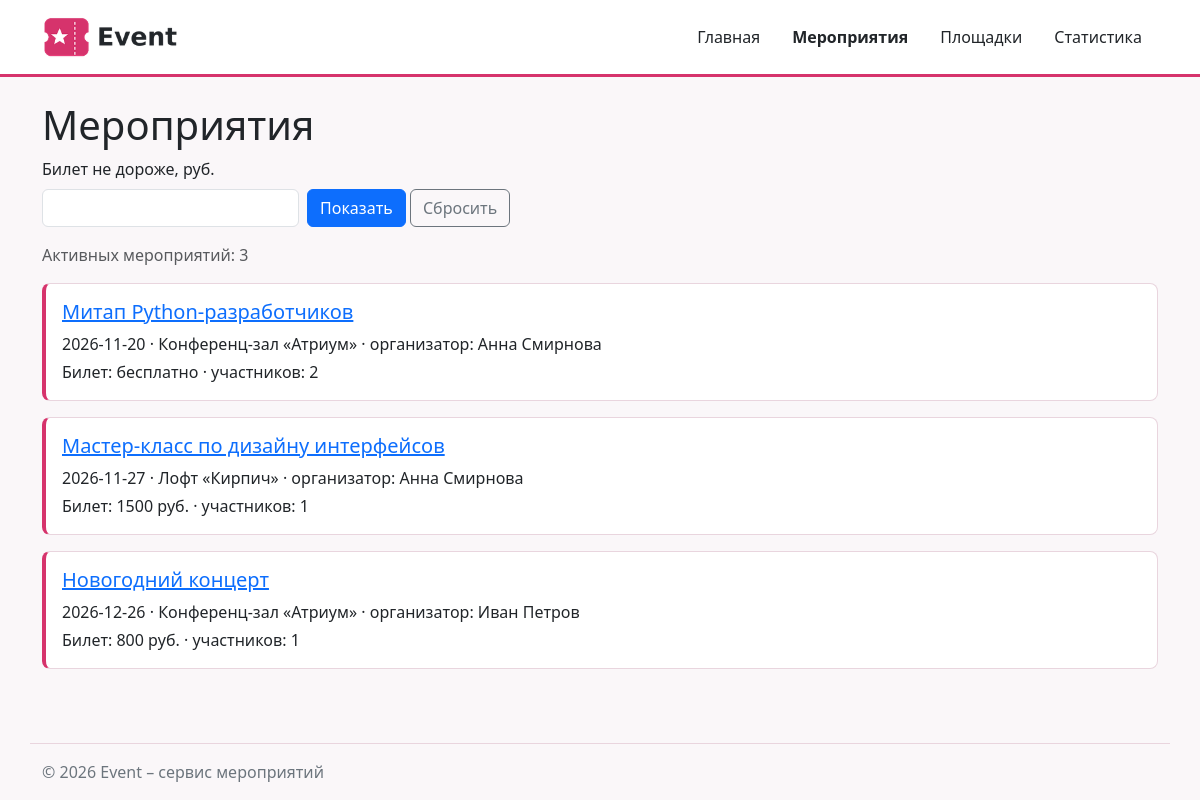
Screenshot of /events/ with the database file from the repository.
### events/views.py (the view)
# urls.py: path("events/", include("events.urls")),
def events(request):
    max_price = request.GET.get("max_price", "")
    if max_price.isdigit():
        events_list = fetch_all(CHEAP_EVENTS_SQL, (int(max_price),))
    else:
        max_price = ""
        events_list = fetch_all(ACTIVE_EVENTS_SQL)
    context = {
        "events": events_list,
        "max_price": max_price,
    }
    return render(request, "events/event_list.html", context)

### db/database.py (called while the page is built)
def get_connection(db_path: Path = DB_PATH) -> sqlite3.Connection:
    conn = sqlite3.connect(db_path)
    conn.row_factory = sqlite3.Row
    conn.execute("PRAGMA foreign_keys = ON")
    return conn

def fetch_all(query: str, params: tuple = ()) -> list:
    conn = get_connection()
    try:
        return conn.execute(query, params).fetchall()
    finally:
        conn.close()

### events/templates/events/event_list.html (shortened to what this page needs)
{% extends "base.html" %}
{% block content %}
  <h1>Мероприятия</h1>
  <form method="get" class="row g-2 align-items-end mb-3">
    <div class="col-auto">
      <label for="max_price" class="form-label">Билет не дороже, руб.</label>
      <input type="number" min="0" id="max_price" name="max_price"
             value="{{ max_price }}" class="form-control">
    </div>
    <div class="col-auto">
      <button type="submit" class="btn btn-primary">Показать</button>
      <a href="{% url 'events:list' %}" class="btn btn-outline-secondary">Сбросить</a>
    </div>
  </form>
  <p class="text-muted">Активных мероприятий: {{ events|length }}</p>
  {% for event in events %}
    <article class="card event-card mb-3">
      <div class="card-body">
        <h2 class="card-title h5">
          <a href="{% url 'events:detail' event.id %}">{{ event.title }}</a>
        </h2>
        <p class="card-text mb-1">
          {{ event.event_date }} · {{ event.venue_name }} ·
          организатор: {{ event.organizer_name }}
        </p>
        <p class="card-text">
          Билет: {% include "events/includes/event_price.html" %} ·
          участников: {{ event.participants_count }}
        </p>
      </div>
    </article>
  {% empty %}
    <p>Мероприятия не найдены.</p>
  {% endfor %}
{% endblock %}

### templates/base.html (shortened to what this page needs)
{% load static %}
<!DOCTYPE html>
<html lang="ru">
<head>
  <link
    rel="stylesheet"
    href="https://cdn.jsdelivr.net/npm/bootstrap@5.3.3/dist/css/bootstrap.min.css"
  >
  <link rel="stylesheet" href="{% static 'homepage/css/style.css' %}">
</head>
<body>
  <header class="site-header">
    <div class="container">
      <a href="{% url 'homepage:index' %}">
        <img
          src="{% static 'homepage/img/logo.png' %}"
          alt="Event"
          class="event-logo"
        >
      </a>
      {% include "includes/navigation.html" %}
    </div>
  </header>
  <main class="container">
    {% block content %}
    {% endblock %}
  </main>
  <footer class="container site-footer">
    <p>© <span id="current-year"></span> Event – сервис мероприятий</p>
  </footer>
</body>
</html>

### templates/includes/navigation.html
<nav class="nav site-nav">
  <a class="nav-link" href="{% url 'homepage:index' %}">Главная</a>
  <a class="nav-link" href="{% url 'events:list' %}">Мероприятия</a>
  <a class="nav-link" href="{% url 'venues:list' %}">Площадки</a>
  <a class="nav-link" href="{% url 'events:statistics' %}">Статистика</a>
</nav>

### events/templates/events/includes/event_price.html
{% if event.price %}{{ event.price }} руб.{% else %}бесплатно{% endif %}

### homepage/static/homepage/css/style.css (style rules this page uses)
body { min-height: 100vh; display: flex; flex-direction: column; background-color: #faf7f9; }
main { flex: 1; }
.site-header { background-color: #ffffff; border-bottom: 3px solid #d6336c; margin-bottom: 1.5rem; }
.site-header .container { display: flex; align-items: center; justify-content: space-between; flex-wrap: wrap; }
.event-logo { width: 150px; height: auto; margin: 0.75rem 0; }
.site-nav .nav-link { color: #212529; font-weight: 500; }
.venue-card, .event-card { border: 1px solid #e9d5de; border-left: 4px solid #d6336c; border-radius: 8px; }
.site-footer { margin-top: 2rem; padding-top: 1rem; border-top: 1px solid #e9d5de; color: #6c757d; }

### rows the page displays
events: title "Митап Python-разработчиков", event_date "2026-11-20", venue_name "Конференц-зал «Атриум»", organizer_name "Анна Смирнова", shows "бесплатно", participants_count "2"
events: title "Мастер-класс по дизайну интерфейсов", event_date "2026-11-27", venue_name "Лофт «Кирпич»", organizer_name "Анна Смирнова", price "1500", participants_count "1"
events: title "Новогодний концерт", event_date "2026-12-26", venue_name "Конференц-зал «Атриум»", organizer_name "Иван Петров", price "800", participants_count "1"

### other values shown
{{ events|length }} "3"
